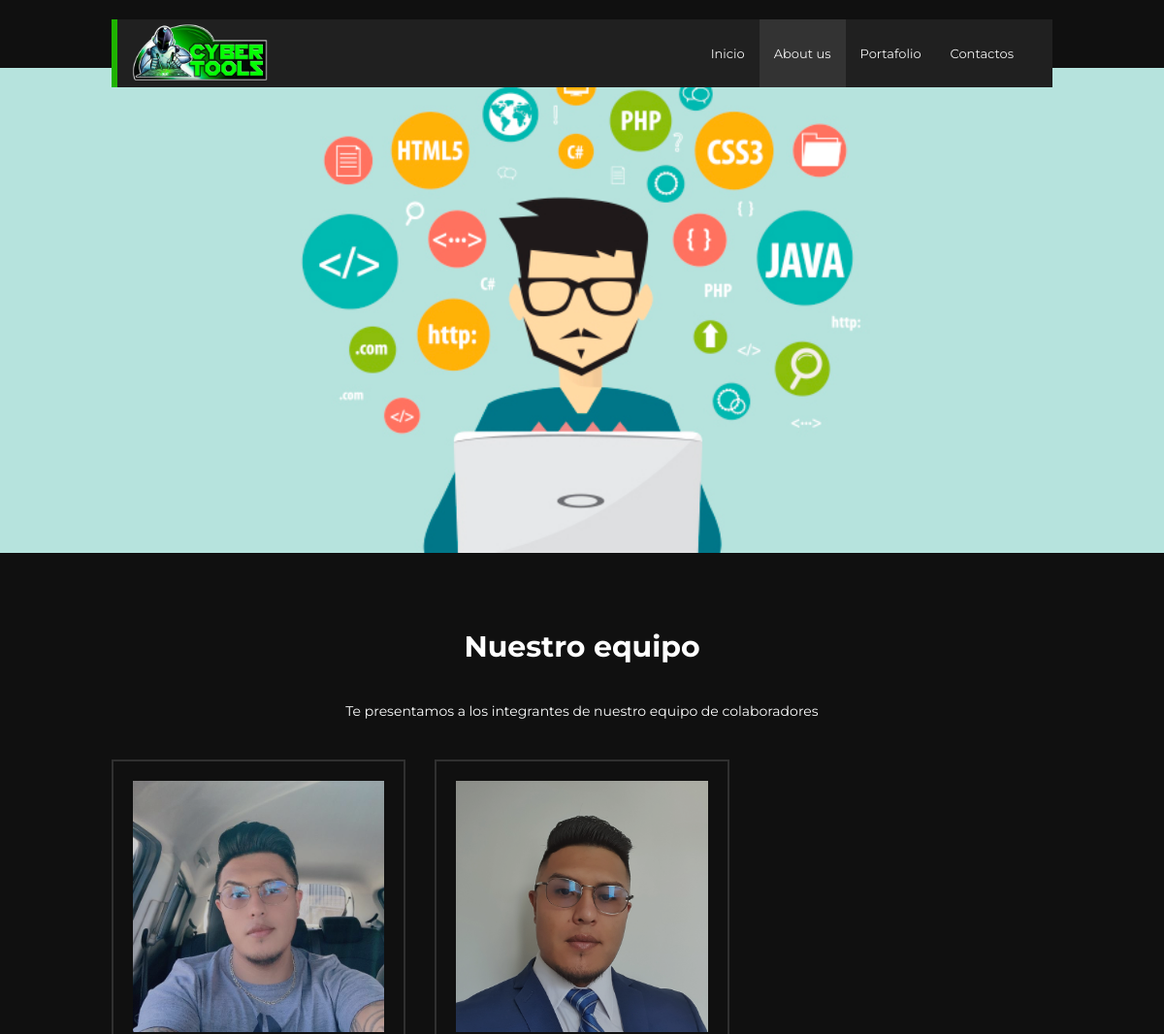
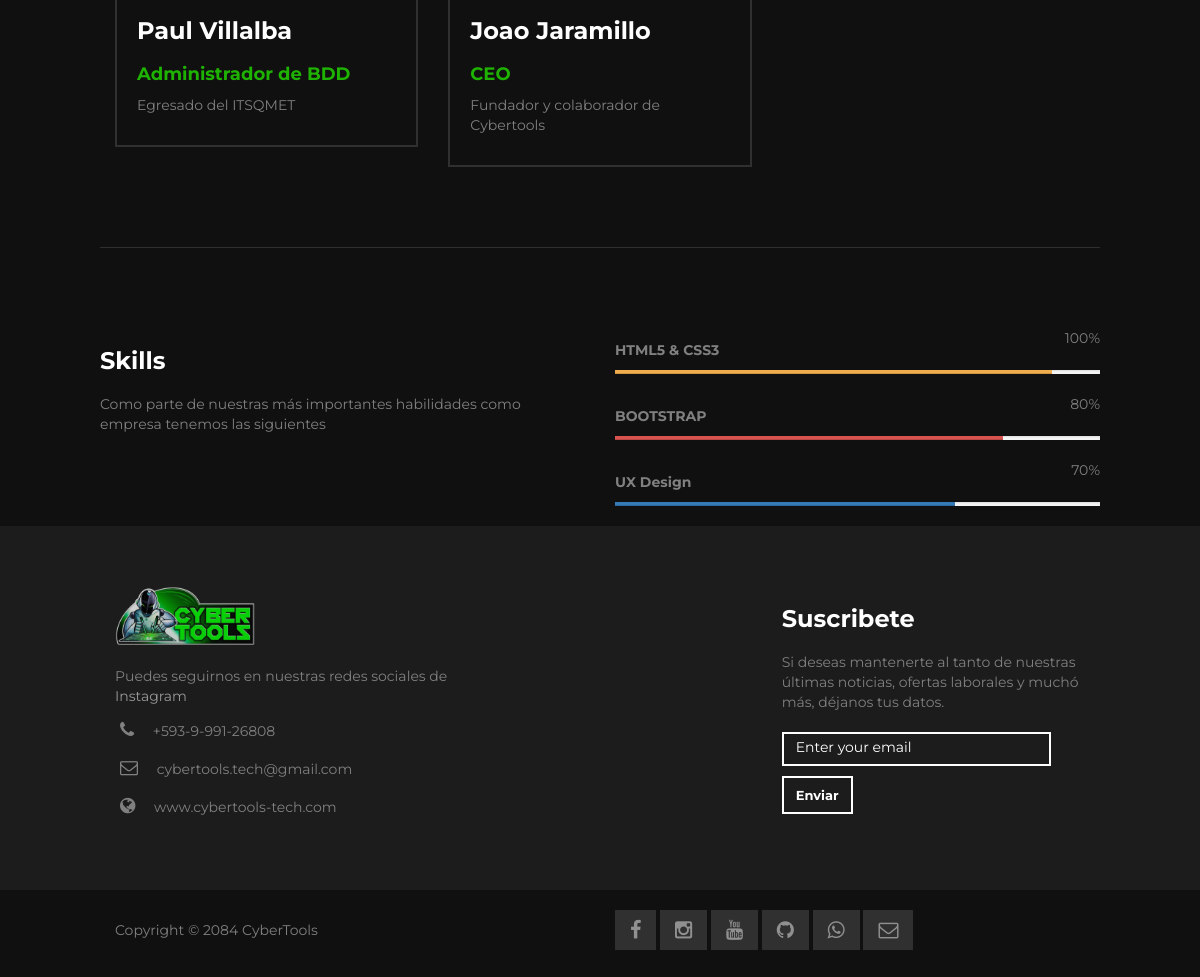
The page /about/ on the database its author committed (2 pictures, top to bottom).
### about/models.py (models this page shows, shortened)
class About(models.Model):
    names = models.CharField(max_length=150,verbose_name='Nombre y Apellido')
    position = models.CharField(max_length=50, verbose_name='Cargo')
    description = RichTextField(verbose_name="Descripción")
    image = models.ImageField(verbose_name='Imagen',upload_to='about')
    created = models.DateTimeField(
        auto_now_add=True, verbose_name='Fecha de Creación')
    updated = models.DateTimeField(
        auto_now=True, verbose_name='Fecha de Actualización')
    class Meta:
        verbose_name = 'Equipo'
        verbose_name_plural = 'Equipo'
        ordering = ['-created']

### about/views.py (the view)
# urls.py: path('about/', views.about, name='about'),
def about(request):  # Esta solo es el nombre de la vista
    about = About.objects.all()  # select
    return render(request, 'about/about.html', {'abouts': about})

### about/templates/about/about.html (shortened to what this page needs)
{% extends 'core/base.html' %}
{% load static %}
{% block content %}
<div id="about-header">
	<div class="container">
		<div class="row">
			<div class="col-md-12 col-sm-12"></div>
		</div>
	</div>
</div>
<div id="team">
	<div class="container">
		<div class="row">
			<div class="col-md-offset-2 col-md-8 col-sm-12">
				<h2>Nuestro equipo</h2>
                <p style="text-align: center"><font color="#FDFEFE">Te presentamos a los integrantes de nuestro equipo de colaboradores</font></p>
			</div>
        </div>
        <div class="row mt30">
			{% for aboutUs in abouts %}
			<div class="col-md-4 col-sm-4 col-xs-9">
				<div class="team-wrapper">
					<img src="{{aboutUs.image.url}}" class="img-responsive" alt="team img">
					<h3>{{aboutUs.names}}</h3>
					<h4>{{aboutUs.position}}</h4>
					<p>{{aboutUs.description}}</p>
				</div>
			</div>
			{% endfor %}
        <div class="row mt30">
			<div class="col-md-12 col-sm-12">
				<hr>
			</div>
			<div class="col-md-6 col-sm-6">
				<h3>Skills</h3>
				<p>Como parte de nuestras más importantes habilidades como empresa tenemos las siguientes</p>
			</div>
			<div class="col-md-6 col-sm-6">
				<strong>HTML5 &AMP; CSS3</strong>
				<span class="pull-right">100%</span>
					<div class="progress">
						<div class="progress-bar progress-bar-warning" role="progressbar" aria-valuenow="90" aria-valuemin="0" aria-valuemax="100" style="width: 90%;"></div>
					</div>
				<strong>BOOTSTRAP</strong>
				<span class="pull-right">80%</span>
					<div class="progress">
						<div class="progress-bar progress-bar-danger" role="progressbar" aria-valuenow="80" aria-valuemin="0" aria-valuemax="100" style="width: 80%;"></div>
					</div>
				<strong>UX Design</strong>
				<span class="pull-right">70%</span>
					<div class="progress">
						<div class="progress-bar progress-bar-primary" role="progressbar" aria-valuenow="70" aria-valuemin="0" aria-valuemax="100" style="width: 70%;"></div>
					</div>
			</div>
		</div>
	</div>
</div>
{% endblock %}

### core/static/core/css/templatemo-style.css (style rules this page uses)
body { background: #101010; color: #808080; font-family: 'Montserrat', sans-serif; font-weight: 400; }
@media (min-width: 768px) { .container { width: 700px; } }
@media (min-width: 992px) { .container { width: 900px; } }
@media (min-width: 1200px) { .container { width: 1000px; } }
.mt30 { margin-top: 30px; }
h1,h2,h3,h4 { color: #fff; font-weight: bold; }
h1,h2 { font-size: 30px; }
img { max-width: 100%; height: auto; }
#about-header { background: url('../img/recursosprogramadores04.jpg') no-repeat; background-size: cover; background-position: center; min-height: 500px; padding-top: 160px; }
#team { padding-top: 60px; padding-bottom: 80px; }
#team h2 { padding-bottom: 30px; text-align: center; }
#team h3 { padding-bottom: 10px; }
#team .team-wrapper { border: 2px solid #303030; padding: 20px; }
#team h4 { color: #1FB301; }
#team img { opacity: 0.8; }
#team hr { border-color: #303030; margin-top: 80px; margin-bottom: 80px; }
#team strong { display: inline-block; padding-top: 12px; padding-bottom: 10px; }
#team .progress { border-radius: 0px; height: 4px; }

### rows shown on the page
About: image (picture), names "Paul Villalba", position "Administrador de BDD", description "Egresado del ITSQMET"
About: image (picture), names "Joao Jaramillo", position "CEO", description "Fundador y colaborador de Cybertools"
